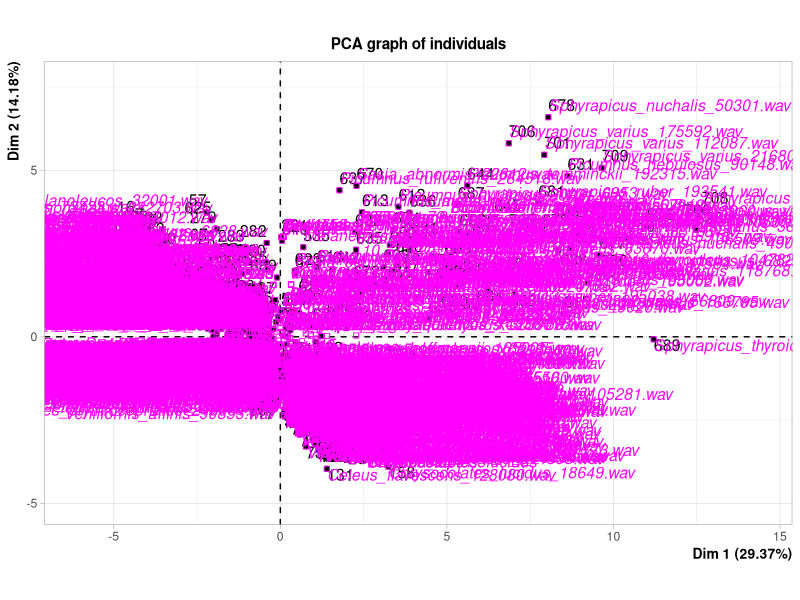
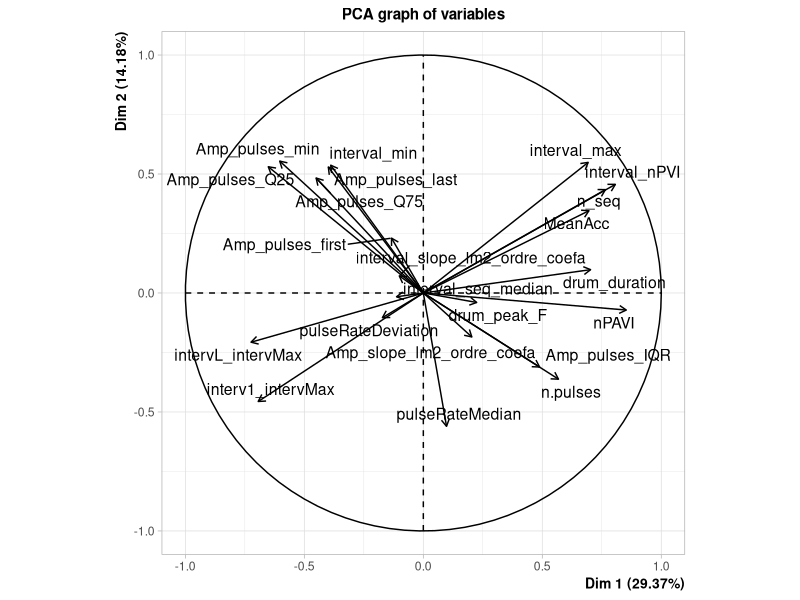

Source code (R) for these figures, in order: (Note: this script raises an error after producing the figures.)
library(MASS)
library(car)
library(ggplot2)
library(FactoMineR)
library(dplyr)


setwd("../2_Local_Info/")

rm(list=ls())#empty the workspace

# Read the z-scored data
data=read.table(file="AcousticsFINAL_Zscored.csv", header=T, sep=",",dec=".")

(nrow(data))  # Number of measurements
(ncol(data))  # Number of features considered (acoustical + metadata)

# PCA calculation 
resPCA <- PCA (data, quali.sup=1:16, ncp=22, scale.unit = T) # quali.sup= categorical supplementary variables (here species, genus...) not used in PCA calculation; ncp= nb of PC to report (initially, should be equal to the number of variables used in PCA)
resPCA$eig # get percentages of variance explained by each PC and eigenvalues (make sure data are z-scored before this)
resPCA$var$cor # get loading scores of each acoustic variable onto PCs
resPCA$ind$coord # get PC scores for each 'individual' (i.e. here: each drumming file) in the dataset

# Note that 6 components explain 75% of the variance; 10 would give 90%.

PCALoadings <- resPCA$var$cor[,1:6] #based on the PCs for which eigenvalues are > 1
# write.csv(PCALoadings, "PCALoadings.csv")

# adding PCs (with eigenval > 1) to dataframe
data$PC1<-resPCA$ind$coord[,1]
data$PC2<-resPCA$ind$coord[,2]
data$PC3<-resPCA$ind$coord[,3]
data$PC4<-resPCA$ind$coord[,4]
data$PC5<-resPCA$ind$coord[,5]
data$PC6<-resPCA$ind$coord[,6]
data$PC7<-resPCA$ind$coord[,7]
data$PC8<-resPCA$ind$coord[,8]
data$PC9<-resPCA$ind$coord[,9]
data$PC10<-resPCA$ind$coord[,10]
data$PC11<-resPCA$ind$coord[,11]
data$PC12<-resPCA$ind$coord[,12]
data$PC13<-resPCA$ind$coord[,13]
data$PC14<-resPCA$ind$coord[,14]
data$PC15<-resPCA$ind$coord[,15]
data$PC16<-resPCA$ind$coord[,16]
data$PC17<-resPCA$ind$coord[,17]
data$PC18<-resPCA$ind$coord[,18]
data$PC19<-resPCA$ind$coord[,19]
data$PC20<-resPCA$ind$coord[,20]
data$PC21<-resPCA$ind$coord[,21]
data$PC22<-resPCA$ind$coord[,22]

#write.csv(data, file="Alldata_allPC.csv")

################### Run cross-validated DFA based on all files available (ranging from 3 to 30 files per species) 
## DFA with ALL data and CV
ndata=nrow(data)
species.names = levels(data$Species) #'Species' is the variable by which we want to discriminate drums
nbirds=length(species.names)
# There are nbirds = 92 species.

resLDA=lda(Species~PC1+PC2+PC3+PC4+PC5+PC6, prior=rep(1,nbirds)/nbirds, data=data, CV=T) # LDA computation. Important for information calculation: equal prior probabilities
tab <- table(data$Species, resLDA$class)
tab  # Count table
sum(tab[row(tab) == col(tab)]) / sum(tab) #correct classification of drums on the classification matrix's diagonal

# Probability table
prob.tab <- tab/sum(tab)

#  Conditional Probability table or Confusion Matrix using posterior probabilities
# Rows are actual species and columns the probability of being assigned to another species
# As these are conditional probabilities - the sum of each row sums to 1.
cprob.tab.post=matrix(0,nrow=nbirds,ncol=nbirds)
colnames(cprob.tab.post) <- colnames(prob.tab)
rownames(cprob.tab.post) <- rownames(prob.tab)
# Note colnames(prob.tab) == rownames(prob.tab) == species.names

for (i in 1:nbirds) {
  for (j in 1:nbirds) {
    # Select the rows that correspond to a specific species
    ind.good <- (data$Species == species.names[i])
    cprob.tab.post[i,j] <- mean(resLDA$posterior[ind.good,j])
  }
}

# mean classification %age
(pcc <- mean(diag(cprob.tab.post)))

# classification %age at chance level
(chance=1/nbirds)


# ----- Define a function for plotting a matrix -----found here: http://www.phaget4.org/R/image_matrix.html #
myImagePlot <- function(x, ...){
  min <- min(x)
  max <- max(x)
  yLabels <- rownames(x)
  xLabels <- colnames(x)
  title <-c()
  
  # check for additional function arguments
  if( length(list(...)) ){
    Lst <- list(...)
    if( !is.null(Lst$zlim) ){
      min <- Lst$zlim[1]
      max <- Lst$zlim[2]
    }
    if( !is.null(Lst$yLabels) ){
      yLabels <- c(Lst$yLabels)
    }
    if( !is.null(Lst$xLabels) ){
      xLabels <- c(Lst$xLabels)
    }
    if( !is.null(Lst$title) ){
      title <- Lst$title
    }
  }
  # check for null values
  if( is.null(xLabels) ){
    xLabels <- c(1:ncol(x))
  }
  if( is.null(yLabels) ){
    yLabels <- c(1:nrow(x))
  }
  
  
  #layout(matrix(data=c(1,2), nrow=1, ncol=2), widths=c(5,1), heights=c(1,1)) # on ne permet pas de refaire un nouveau dessin (la conséquence : la légende de la confusion matrice sera reconstruite après)
  
  # Red, green and blue range from 0 to 1 (to get white background; if all 3 ranging from 1 to 0 then black background)
  ColorRamp <- rgb( seq(1,0,length=7),  # Red
                    seq(1,0,length=7),  # Green
                    seq(1,1,length=7))  # Blue
  ColorLevels <- seq(min, max, length=length(ColorRamp))
  
  #### example if only want greyscale:
  # ColorRamp <- rgb( seq(1,0,length=20),  # Red
  #                   seq(1,0,length=20),  # Green
  #                   seq(1,0,length=20))  # Blue
  # ColorLevels <- seq(min, max, length=length(ColorRamp))
  #### example if only want redscale:
  # ColorRamp <- rgb( seq(1,1,length=20),  # Red
  #                   seq(1,0,length=20),  # Green
  #                   seq(1,0,length=20))  # Blue
  # ColorLevels <- seq(min, max, length=length(ColorRamp))
  
  # Reverse Y axis
  # reverse <- nrow(x) : 1
  # yLabels <- yLabels[reverse]
  # x <- x[reverse,]
  
  # Data Map
  par(mar = c(5,5,5,2), cex=0.7, las = 2)
  image(1:length(xLabels), 1:length(yLabels), t(x), col=ColorRamp, xlab="",
        ylab="", axes=FALSE, zlim=c(min,max))
  if( !is.null(title) ){
    title(main=title,line = 3, cex.main=2)
  }
  axis(BELOW<-1, at=1:length(xLabels), labels=xLabels, cex.axis=0.7)
  axis(LEFT <-2, at=1:length(yLabels), labels=yLabels, las= HORIZONTAL<-1,
       cex.axis=0.7)
  
}
pdf("Confusion_matrix_DFA.pdf")
#image(1:nbirds, 1:nbirds, -cprob.tab.post, xlim = c(1,nbirds), ylim=c(1,nbirds), col = terrain.colors(18), xlab='Predicted Species', ylab = 'Acutal Species')
myImagePlot(cprob.tab.post,title=sprintf('Posterior Confusion Matrix %.1f %%', pcc*100.0)) # Calling function just defined on validating dataset
dev.off()


##################################
# Calculating correct classification by pairs

### example with a pair BD (species B and species D)
### D is wrongly put N% of the time into B, compared to its own classification (D%)
### B is wrongly put NN% of teh time into D, compared to its own classification (B%)

### A way to calculate correct classification is here defined by measuring the distance between own and paired classifications:
### Correct classification within the pair = [(D% - N%) + (B% - NN%)]/2 *100 (multiplying by 100 to put it into 'percentage')
### if D always wrongly placed into B (and then B% = -1) and B always wrongly placed into D (thus D%=-1), correct classif = -100
### if D and B always well classified (thus D% and B% are both = 1), then correct classif = 100
newMat2 <- matrix(0, nrow = nbirds, ncol = nbirds)

for (X in 1:nbirds){ # First go through rows
  for (Y in 1:nbirds){ # then go through columns (first rows then columns has to be in that order because of the layout of the phyl and acoustics matrices)
    if (X >= Y){newMat2[X,Y] <- NA}
    else {newMat2[X,Y] <- mean(c(cprob.tab.post[X,X]-cprob.tab.post[X,Y], cprob.tab.post[Y,Y]-cprob.tab.post[Y,X]))*100}
  }
}

rownames(newMat2) <- rownames(cprob.tab.post) # changed val_matrix into cprob.tab.post
colnames(newMat2) <- colnames(cprob.tab.post) # changed val_matrix into cprob.tab.post

##################################### The following section is used to retrieve lda scores to later reconstruct ancestral states
# first this requires running the lda without CV to get LDs
resLDA_noCV=lda(Species~PC1+PC2+PC3+PC4+PC5+PC6, prior=rep(1,nbirds)/nbirds, data=data, CV=F) # LDA computation

# Get loadings of acoustic variables onto linear discriminants by multiplying two matrixes: scalings of PC1-PC6 onto the linear
# discriminants, and scalings of acoustic variables onto Principal Components
LD_loadings <- t(resLDA_noCV$scaling) %*% t(resPCA$var$cor[,1:6]) #express LDs as a function of acoustic variables

# write.csv(resLDA_noCV$scaling, "LD_Loadings_PCs.csv")
# write.csv(t(LD_loadings), "LD_Loadings_AcousticVars.csv")

# Create variables to stores LD scores
data$LD1 <- 0
data$LD2 <- 0
data$LD3 <- 0
data$LD4 <- 0
data$LD5 <- 0
data$LD6 <- 0

# Could be done with matrix multiply but more explicit like this
for (drum in 1:length(data[,1])) {
  data$LD1[drum] <- sum(data[drum, 17:38]*LD_loadings[1,])
  data$LD2[drum] <- sum(data[drum, 17:38]*LD_loadings[2,])
  data$LD3[drum] <- sum(data[drum, 17:38]*LD_loadings[3,])
  data$LD4[drum] <- sum(data[drum, 17:38]*LD_loadings[4,])
  data$LD5[drum] <- sum(data[drum, 17:38]*LD_loadings[5,])
  data$LD6[drum] <- sum(data[drum, 17:38]*LD_loadings[6,])
  }

##################################### End of linear discriminants computation

# Calculation of local information
# Go from conditional probability to joint probability distribution
normval_matrix <- cprob.tab.post/nbirds  

# Then retrieve the size of the matrix
matrixdimensions <- dim(normval_matrix)

#preparing matrix to store Localinfo
localInfoMatrix<-matrix(0,nrow = nbirds, ncol=1)

for(k in 1:matrixdimensions[1]){ # for each line
  infoLoc = 0
  for (kk in 1:matrixdimensions[2]){ #for each column 
    if (normval_matrix[k,kk] !=0){
      infoLoc <- infoLoc + nbirds*normval_matrix[k,kk]*(log2((nbirds*normval_matrix[k,kk])/(colSums(normval_matrix)[kk])))
    }
  }
  localInfoMatrix[k,1] = infoLoc
}

rownames(localInfoMatrix) <- rownames(normval_matrix)
localInfoMatrix

#####################################
(GlobalInfo <- mean(localInfoMatrix))
(mean(localInfoMatrix.F))
(mean(localInfoBinary))
cat(c('global information from the classification matrix =',GlobalInfo,'bits'))
cat("Careful if the result is close to the ceiling value (here",log2(nbirds),"bits) ; result to take with caution ; similarly if the nb of analyzed signals is low.")
#####################################


# insert local info values into full dataset (careful, one value per species so need to apply same value to all drums within a species)
data$LI <- 0
data$LI[1] = localInfoMatrix[1]

l=1 #initiate counter
for (i in 2:length(data$Species)) 
{ if (data$Species[i]==data$Species[i-1]) {
  data$LI[i]=localInfoMatrix[l]
  }
  else {
    l=l+1
    data$LI[i]=localInfoMatrix[l]}
}

# similarly, retrieve specific classification %ages and insert them into full dataset
classif_species = 0
for (i in 1:nbirds){
  for (j in 1:nbirds){
    if (i == j){classif_species [i] <- cprob.tab.post[i,i]}
  }
}

data$SP_classif <- 0
data$SP_classif[1] = classif_species[1]
l=1 #initiate counter
for (i in 2:length(data$Species)) 
{ if (data$Species[i]==data$Species[i-1]) {data$SP_classif[i]=classif_species[l] }
  else {
    l=l+1
    data$SP_classif[i]=classif_species[l] }
}
# write.csv(data, 'Acoustic_alldata_postDFA.csv',row.names = F)

# Also need to produce a species-specific medians table for further analyses (reconstructions, HierarchicalClustering, etc)
# initiate matrix (nrows = nb of species + 1 (header); ncol = Nb of variables + 1 (speciesName))
SpMatrix <- data.frame(matrix(0, nrow = nbirds, ncol = length(data[1,])))

firstlineofeachspecies <- data[ !duplicated(data$Species), ] # Retrieves 1st line of each species --> Do not use for numeric values (only factors)
SpMatrix[,1:16] <- firstlineofeachspecies[1:16]
colnames(SpMatrix)[1:16] <- colnames(data[,1:16])

# start a loop going through the variables of interest in the dataset (i.e. not the explanatory variables)
for (i in 17:length(data[1,])){
  
  # grouping the dataset by species levels, extract descriptives values for each variable
  # (with 'i' the column number of the variable of interest)  
  
  Test <-
    data %>%
    group_by(Species) %>%
    summarise_at(.vars = names(.)[i],funs(max, min, mean, median, sd))
  
  colnames(SpMatrix)[i] <- paste("median_", names(data[i]), sep='')
  SpMatrix[, i] <- Test$median
}
SpMatrix <- SpMatrix[,-1] # Remove the 'file' variable, which does not apply when pooling species medians
# write.csv(SpMatrix, 'Acoustic_species_postDFA.csv', row.names=F)



# Plot the species-specific normalized local information to show their distribution relative to ceiling (i.e. divide LI by 'log2(nb of species)')
# pdf('SpeciesInfo_normed.pdf',width = 17, height = 7)
ggplot(SpMatrix, aes(x = Species_FullName, y= median_LI/log2(nbirds)*100)) +
  geom_point(cex=2) +
  theme( panel.grid.minor = element_blank(),
         panel.background = element_blank(), axis.line = element_line(colour = "black")) +
  xlab('') +
  ylab('\nNormalized Local Information (%)\n') +
  theme(axis.text.x=element_text(angle=50, size=11, hjust=1, face ="italic"),
        axis.text.y=element_text(angle=90, size=17, hjust=0.5),
        axis.title.y = element_text(colour="grey20",size=22,angle=90,hjust=.5,face="plain"))+
  geom_hline(yintercept=mean(localInfoMatrix/log2(nbirds)*100),color=2, lty=2)+
  geom_hline(yintercept=100,color=2, lty=1)
# dev.off()

#########
######### Edit : plotting species in the same order as Hierarchical Clustering Analysis
#########

### NEED TO RUN SCRIPT 'HIERARCHICALCLUSTERING.R' FIRST; Then:
HCALabelOrder <- as.data.frame(rev(labels(hc2)))
rownames(HCALabelOrder) <- HCALabelOrder[,1]
SpMatrixReorder <- SpMatrix
rownames(SpMatrixReorder) <- SpMatrixReorder[,2]
SpMatrixReorder <- SpMatrixReorder[match(rownames(HCALabelOrder), rownames(SpMatrixReorder)), ] # reorder dataframe to match names in HCA dendrogram
SpMatrixReorder$Species <- factor(SpMatrixReorder$Species, levels = SpMatrixReorder$Species) # to avoid ggplot reordering automatically

# pdf('SpeciesInfo_normed.pdf',width = 17, height = 7)
ggplot(SpMatrixReorder, aes(x = Species, y= median_LI/log2(nbirds)*100)) +
  geom_point(cex=2, colour = as.factor(SpMatrixReorder$AcousticClust)) +
  theme( panel.grid.minor = element_blank(),
         panel.background = element_blank(), axis.line = element_line(colour = "black")) +
  xlab('') +
  ylab('\nNormalized Mutual Information (%)\n') +
  theme(axis.text.x=element_text(angle=90, size=11, hjust=1, face ="italic", colour = as.factor(SpMatrixReorder$AcousticClust)),
        axis.text.y=element_text(angle=90, size=22, hjust=0.5),
        axis.title.y = element_text(colour="grey20",size=25,angle=90,hjust=.5,face="plain"))+
  geom_hline(yintercept=mean(localInfoMatrix/log2(nbirds)*100),color=2, lty=2, lwd=1.7)+
  geom_hline(yintercept=100,color=2, lty=1, lwd=1.5)
# dev.off()

#########
######### End of edit 
#########

mean(localInfoMatrix/log2(nbirds)) # to put in the MS
sd(localInfoMatrix/log2(nbirds)) # to put in the MS


##### Running stats comparing the mean Local information between acoustic strategies
### according stats to the graph (Anova, comparing between group means)
SpMatrix$AcousticClust <- as.factor(SpMatrix$AcousticClust)
SpMatrix$AcousticClust2 <- car::recode(SpMatrix$AcousticClust,"'1'='AC';'2'='DK';'3'='SF'; '4'='SS'; '5'='RS'; '6'='IS'") # car::recode written as is because conflicting with dplyr::recode
res.aov <- aov(median_LI/log2(nbirds) ~ AcousticClust2, data=SpMatrix)
summary(res.aov)
TukeyHSD(res.aov)


res.aov2 <- aov(median_LI_Binary/log2(nbirds) ~ AcousticClust2, data=SpMatrix)
summary(res.aov2)
TukeyHSD(res.aov2)


#### control lines before plotting
subdata1 <- SpMatrix[SpMatrix$AcousticClust==1,]
subdata2 <- SpMatrix[SpMatrix$AcousticClust==2,]
subdata3 <- SpMatrix[SpMatrix$AcousticClust==3,]
subdata4 <- SpMatrix[SpMatrix$AcousticClust==4,]
subdata5 <- SpMatrix[SpMatrix$AcousticClust==5,]
subdata6 <- SpMatrix[SpMatrix$AcousticClust==6,]

mean(SpMatrix$median_LI)/log2(nbirds)
mean(subdata1$median_LI)/log2(nbirds)
mean(subdata2$median_LI)/log2(nbirds)
mean(subdata3$median_LI)/log2(nbirds)
mean(subdata4$median_LI)/log2(nbirds)
mean(subdata5$median_LI)/log2(nbirds)
mean(subdata6$median_LI)/log2(nbirds)

normLI <- SpMatrix$median_LI/log2(nbirds)

boxplot(normLI~AcousticClust,data=SpMatrix, main="Information carried by acoustic strategies",
        xlab="Acoustic Strategy", ylab="Local Information (normalized)")


#### end of control lines

### Plot the acoustic strategies' mean local information and order graph based on above control lines
# Create function to get mean ± SE (otherwise boxplots only use quartiles and we want the graph to 
# match the stats, hence why plotting mean±SE with max/min, rather than median±Q25/Q75 with min/max)

MinMeanSEMMax <- function(x) {
  v <- c(min(x) , mean(x) - sd(x)/sqrt(length(x)), mean(x), mean(x) + sd(x)/sqrt(length(x)), max(x) )
  names(v) <- c("ymin", "lower", "middle", "upper", "ymax")
  v
}

# pdf("LI_byAcStrategies.pdf")
ggplot(data = SpMatrix, aes(reorder(factor(SpMatrix$AcousticClust), normLI*100, FUN=mean), normLI*100, fill = factor(SpMatrix$AcousticClust))) +
  stat_summary(fun.data=MinMeanSEMMax, geom="errorbar", position=position_dodge(1), width = .3, lwd=0.8) +
  stat_summary(fun.data=MinMeanSEMMax, geom="boxplot", position=position_dodge(1)) +
  scale_fill_manual(values=c(1:6)) +
  theme_bw() +
  ylab('Normalized Mutual Information (%) \n including all species\n') +
  ylim(10, 100) +
  xlab('\nDrumming type') +
  scale_x_discrete(labels=c("SF\n(n = 38)", "SS\n(n = 22)", "AC\n(n = 15)","DK\n(n = 7)", "RS\n(n = 5)", "IS\n(n = 5)")) +
  theme(axis.line = element_line(colour = "black"),
        panel.grid.major = element_blank(),
        panel.grid.minor = element_blank(),
        panel.border = element_blank(),
        panel.background = element_blank(),
        axis.text.x=element_text(angle=45, size=15, vjust=0.5, face ="bold.italic"),
        axis.text.y=element_text(angle=90, size=15, hjust =0.5, vjust=1),
        axis.title.x = element_text(colour="grey20",size=20,angle=0,hjust=.5,face="plain"),
        axis.title.y = element_text(colour="grey20",size=20,angle=90,hjust=.5,face="plain"),
        legend.position="none")
# dev.off()    



### Adding a correlation test between local information and number of species across strategies

Gpsize1 <- length(subdata1[,1])
Gpsize2 <- length(subdata2[,1])
Gpsize3 <- length(subdata3[,1])
Gpsize4 <- length(subdata4[,1])
Gpsize5 <- length(subdata5[,1])
Gpsize6 <- length(subdata6[,1])

Gpsizes <- as.vector(c(Gpsize1,Gpsize2,Gpsize3,Gpsize4,Gpsize5,Gpsize6))

mean1 <- mean(subdata1$median_LI)/log2(nbirds)*100
mean2 <- mean(subdata2$median_LI)/log2(nbirds)*100
mean3 <- mean(subdata3$median_LI)/log2(nbirds)*100
mean4 <- mean(subdata4$median_LI)/log2(nbirds)*100
mean5 <- mean(subdata5$median_LI)/log2(nbirds)*100
mean6 <- mean(subdata6$median_LI)/log2(nbirds)*100

Gpmeans <- as.vector(c(mean1,mean2,mean3,mean4,mean5,mean6))

shapiro.test(Gpsizes) 
shapiro.test(Gpmeans)
# Both variables are normally distributed --> use Pearson and not Spearman method

cor.test(Gpsizes, Gpmeans, method = "pearson")
